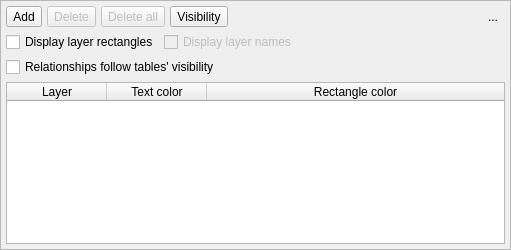
<?xml version="1.0" encoding="UTF-8"?>
<ui version="4.0">
 <class>LayersConfigWidget</class>
 <widget class="QWidget" name="LayersConfigWidget">
  <property name="geometry">
   <rect>
    <x>0</x>
    <y>0</y>
    <width>511</width>
    <height>250</height>
   </rect>
  </property>
  <property name="minimumSize">
   <size>
    <width>450</width>
    <height>250</height>
   </size>
  </property>
  <property name="maximumSize">
   <size>
    <width>800</width>
    <height>600</height>
   </size>
  </property>
  <property name="windowTitle">
   <string>Form</string>
  </property>
  <property name="autoFillBackground">
   <bool>false</bool>
  </property>
  <layout class="QVBoxLayout" name="verticalLayout">
   <property name="spacing">
    <number>5</number>
   </property>
   <property name="leftMargin">
    <number>0</number>
   </property>
   <property name="topMargin">
    <number>0</number>
   </property>
   <property name="rightMargin">
    <number>0</number>
   </property>
   <property name="bottomMargin">
    <number>0</number>
   </property>
   <item>
    <widget class="QFrame" name="frame">
     <property name="minimumSize">
      <size>
       <width>0</width>
       <height>0</height>
      </size>
     </property>
     <property name="mouseTracking">
      <bool>true</bool>
     </property>
     <property name="frameShape">
      <enum>QFrame::Shape::StyledPanel</enum>
     </property>
     <property name="frameShadow">
      <enum>QFrame::Shadow::Raised</enum>
     </property>
     <layout class="QVBoxLayout" name="verticalLayout_2">
      <property name="spacing">
       <number>5</number>
      </property>
      <property name="leftMargin">
       <number>5</number>
      </property>
      <property name="topMargin">
       <number>5</number>
      </property>
      <property name="rightMargin">
       <number>5</number>
      </property>
      <property name="bottomMargin">
       <number>5</number>
      </property>
      <item>
       <layout class="QHBoxLayout" name="horizontalLayout_2">
        <item>
         <widget class="QToolButton" name="add_tb">
          <property name="enabled">
           <bool>true</bool>
          </property>
          <property name="sizePolicy">
           <sizepolicy hsizetype="Preferred" vsizetype="Preferred">
            <horstretch>0</horstretch>
            <verstretch>0</verstretch>
           </sizepolicy>
          </property>
          <property name="minimumSize">
           <size>
            <width>0</width>
            <height>0</height>
           </size>
          </property>
          <property name="toolTip">
           <string>Add a new layer</string>
          </property>
          <property name="text">
           <string>Add</string>
          </property>
          <property name="icon">
           <iconset resource="../../res/resources.qrc">
            <normaloff>:/icons/icons/addlayer.png</normaloff>:/icons/icons/addlayer.png</iconset>
          </property>
          <property name="iconSize">
           <size>
            <width>25</width>
            <height>25</height>
           </size>
          </property>
          <property name="shortcut">
           <string>Ins</string>
          </property>
          <property name="toolButtonStyle">
           <enum>Qt::ToolButtonStyle::ToolButtonTextBesideIcon</enum>
          </property>
          <property name="autoRaise">
           <bool>false</bool>
          </property>
         </widget>
        </item>
        <item>
         <widget class="QToolButton" name="remove_tb">
          <property name="enabled">
           <bool>false</bool>
          </property>
          <property name="sizePolicy">
           <sizepolicy hsizetype="Preferred" vsizetype="Preferred">
            <horstretch>0</horstretch>
            <verstretch>0</verstretch>
           </sizepolicy>
          </property>
          <property name="minimumSize">
           <size>
            <width>0</width>
            <height>0</height>
           </size>
          </property>
          <property name="toolTip">
           <string>Remove the selected layer</string>
          </property>
          <property name="text">
           <string>Delete</string>
          </property>
          <property name="icon">
           <iconset resource="../../res/resources.qrc">
            <normaloff>:/icons/icons/dellayer.png</normaloff>:/icons/icons/dellayer.png</iconset>
          </property>
          <property name="iconSize">
           <size>
            <width>25</width>
            <height>25</height>
           </size>
          </property>
          <property name="shortcut">
           <string>Del</string>
          </property>
          <property name="toolButtonStyle">
           <enum>Qt::ToolButtonStyle::ToolButtonTextBesideIcon</enum>
          </property>
          <property name="autoRaise">
           <bool>false</bool>
          </property>
         </widget>
        </item>
        <item>
         <widget class="QToolButton" name="remove_all_tb">
          <property name="enabled">
           <bool>false</bool>
          </property>
          <property name="sizePolicy">
           <sizepolicy hsizetype="Preferred" vsizetype="Preferred">
            <horstretch>0</horstretch>
            <verstretch>0</verstretch>
           </sizepolicy>
          </property>
          <property name="minimumSize">
           <size>
            <width>0</width>
            <height>0</height>
           </size>
          </property>
          <property name="toolTip">
           <string>Remove all layers</string>
          </property>
          <property name="text">
           <string>Delete all</string>
          </property>
          <property name="icon">
           <iconset resource="../../res/resources.qrc">
            <normaloff>:/icons/icons/clearlayers.png</normaloff>:/icons/icons/clearlayers.png</iconset>
          </property>
          <property name="iconSize">
           <size>
            <width>25</width>
            <height>25</height>
           </size>
          </property>
          <property name="shortcut">
           <string>Shift+Del</string>
          </property>
          <property name="toolButtonStyle">
           <enum>Qt::ToolButtonStyle::ToolButtonTextBesideIcon</enum>
          </property>
          <property name="autoRaise">
           <bool>false</bool>
          </property>
         </widget>
        </item>
        <item>
         <widget class="QToolButton" name="visibility_tb">
          <property name="enabled">
           <bool>true</bool>
          </property>
          <property name="sizePolicy">
           <sizepolicy hsizetype="Preferred" vsizetype="Preferred">
            <horstretch>0</horstretch>
            <verstretch>0</verstretch>
           </sizepolicy>
          </property>
          <property name="minimumSize">
           <size>
            <width>0</width>
            <height>0</height>
           </size>
          </property>
          <property name="toolTip">
           <string>Add a new layer</string>
          </property>
          <property name="text">
           <string>Visibility</string>
          </property>
          <property name="icon">
           <iconset resource="../../res/resources.qrc">
            <normaloff>:/icons/icons/layervisibility.png</normaloff>:/icons/icons/layervisibility.png</iconset>
          </property>
          <property name="iconSize">
           <size>
            <width>25</width>
            <height>25</height>
           </size>
          </property>
          <property name="checkable">
           <bool>false</bool>
          </property>
          <property name="checked">
           <bool>false</bool>
          </property>
          <property name="popupMode">
           <enum>QToolButton::ToolButtonPopupMode::InstantPopup</enum>
          </property>
          <property name="toolButtonStyle">
           <enum>Qt::ToolButtonStyle::ToolButtonTextBesideIcon</enum>
          </property>
          <property name="autoRaise">
           <bool>false</bool>
          </property>
         </widget>
        </item>
        <item>
         <spacer name="horizontalSpacer">
          <property name="orientation">
           <enum>Qt::Orientation::Horizontal</enum>
          </property>
          <property name="sizeType">
           <enum>QSizePolicy::Policy::Expanding</enum>
          </property>
          <property name="sizeHint" stdset="0">
           <size>
            <width>20</width>
            <height>20</height>
           </size>
          </property>
         </spacer>
        </item>
        <item>
         <widget class="QToolButton" name="hide_tb">
          <property name="toolTip">
           <string>Hide this widget</string>
          </property>
          <property name="text">
           <string>...</string>
          </property>
          <property name="icon">
           <iconset resource="../../res/resources.qrc">
            <normaloff>:/icons/icons/closetab.png</normaloff>:/icons/icons/closetab.png</iconset>
          </property>
          <property name="iconSize">
           <size>
            <width>20</width>
            <height>20</height>
           </size>
          </property>
          <property name="shortcut">
           <string>Esc</string>
          </property>
          <property name="autoRaise">
           <bool>true</bool>
          </property>
         </widget>
        </item>
       </layout>
      </item>
      <item>
       <layout class="QHBoxLayout" name="horizontalLayout">
        <property name="spacing">
         <number>5</number>
        </property>
        <item>
         <widget class="QCheckBox" name="toggle_layers_rects_chk">
          <property name="sizePolicy">
           <sizepolicy hsizetype="Preferred" vsizetype="Fixed">
            <horstretch>0</horstretch>
            <verstretch>0</verstretch>
           </sizepolicy>
          </property>
          <property name="text">
           <string>Display layer rectangles</string>
          </property>
         </widget>
        </item>
        <item>
         <widget class="QCheckBox" name="toggle_layers_names_chk">
          <property name="enabled">
           <bool>false</bool>
          </property>
          <property name="sizePolicy">
           <sizepolicy hsizetype="Expanding" vsizetype="Fixed">
            <horstretch>0</horstretch>
            <verstretch>0</verstretch>
           </sizepolicy>
          </property>
          <property name="text">
           <string>Display layer names</string>
          </property>
         </widget>
        </item>
       </layout>
      </item>
      <item>
       <widget class="QCheckBox" name="rels_tabs_visibility_chk">
        <property name="sizePolicy">
         <sizepolicy hsizetype="Expanding" vsizetype="Fixed">
          <horstretch>0</horstretch>
          <verstretch>0</verstretch>
         </sizepolicy>
        </property>
        <property name="toolTip">
         <string>&lt;p&gt;Relationships are hidden/shown according to their tables' visibility. When checked, this option ignores the layers' visibility of the affected relationships'.&lt;/p&gt;</string>
        </property>
        <property name="text">
         <string>Relationships follow tables' visibility</string>
        </property>
       </widget>
      </item>
      <item>
       <widget class="QTableWidget" name="layers_tab">
        <property name="sizePolicy">
         <sizepolicy hsizetype="Expanding" vsizetype="Expanding">
          <horstretch>0</horstretch>
          <verstretch>0</verstretch>
         </sizepolicy>
        </property>
        <property name="editTriggers">
         <set>QAbstractItemView::EditTrigger::NoEditTriggers</set>
        </property>
        <property name="alternatingRowColors">
         <bool>true</bool>
        </property>
        <property name="selectionMode">
         <enum>QAbstractItemView::SelectionMode::SingleSelection</enum>
        </property>
        <property name="selectionBehavior">
         <enum>QAbstractItemView::SelectionBehavior::SelectRows</enum>
        </property>
        <property name="iconSize">
         <size>
          <width>16</width>
          <height>16</height>
         </size>
        </property>
        <attribute name="horizontalHeaderMinimumSectionSize">
         <number>30</number>
        </attribute>
        <attribute name="horizontalHeaderStretchLastSection">
         <bool>true</bool>
        </attribute>
        <attribute name="verticalHeaderVisible">
         <bool>false</bool>
        </attribute>
        <attribute name="verticalHeaderCascadingSectionResizes">
         <bool>false</bool>
        </attribute>
        <attribute name="verticalHeaderMinimumSectionSize">
         <number>30</number>
        </attribute>
        <attribute name="verticalHeaderDefaultSectionSize">
         <number>30</number>
        </attribute>
        <attribute name="verticalHeaderHighlightSections">
         <bool>true</bool>
        </attribute>
        <column>
         <property name="text">
          <string>Layer</string>
         </property>
        </column>
        <column>
         <property name="text">
          <string>Text color</string>
         </property>
        </column>
        <column>
         <property name="text">
          <string>Rectangle color</string>
         </property>
        </column>
       </widget>
      </item>
     </layout>
    </widget>
   </item>
  </layout>
 </widget>
 <tabstops>
  <tabstop>add_tb</tabstop>
  <tabstop>remove_tb</tabstop>
  <tabstop>remove_all_tb</tabstop>
  <tabstop>visibility_tb</tabstop>
  <tabstop>toggle_layers_rects_chk</tabstop>
  <tabstop>toggle_layers_names_chk</tabstop>
  <tabstop>layers_tab</tabstop>
 </tabstops>
 <resources>
  <include location="../../res/resources.qrc"/>
 </resources>
 <connections/>
</ui>
